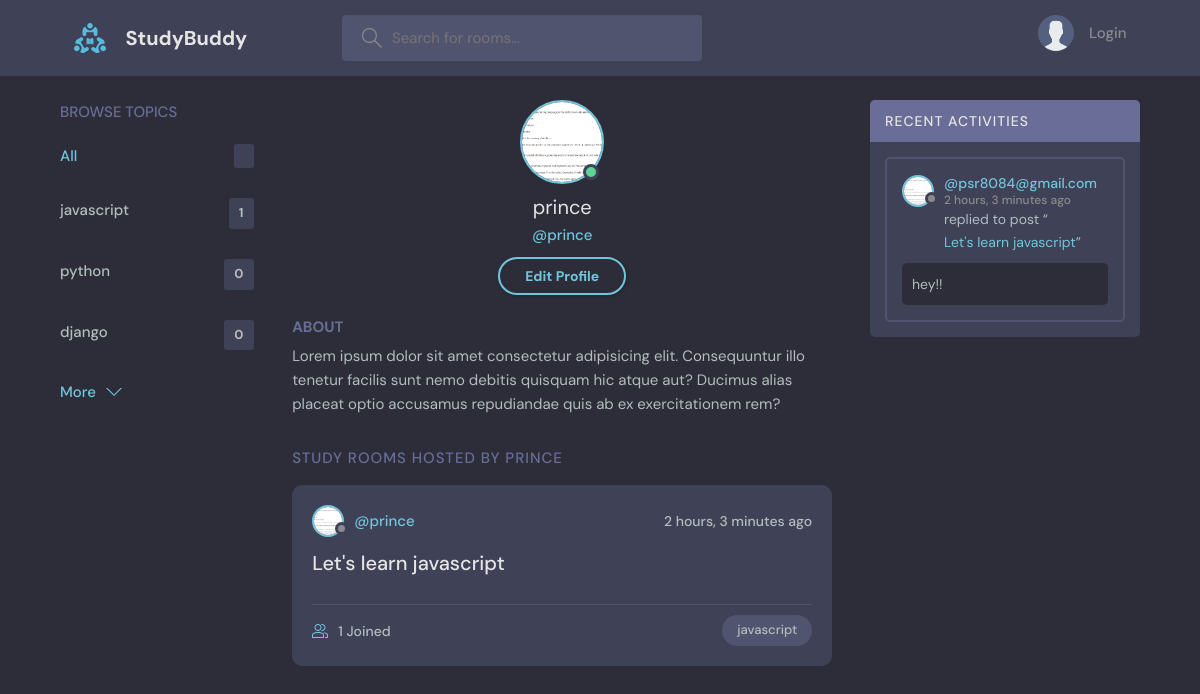
Before: /user-profile/1 with the older database file.
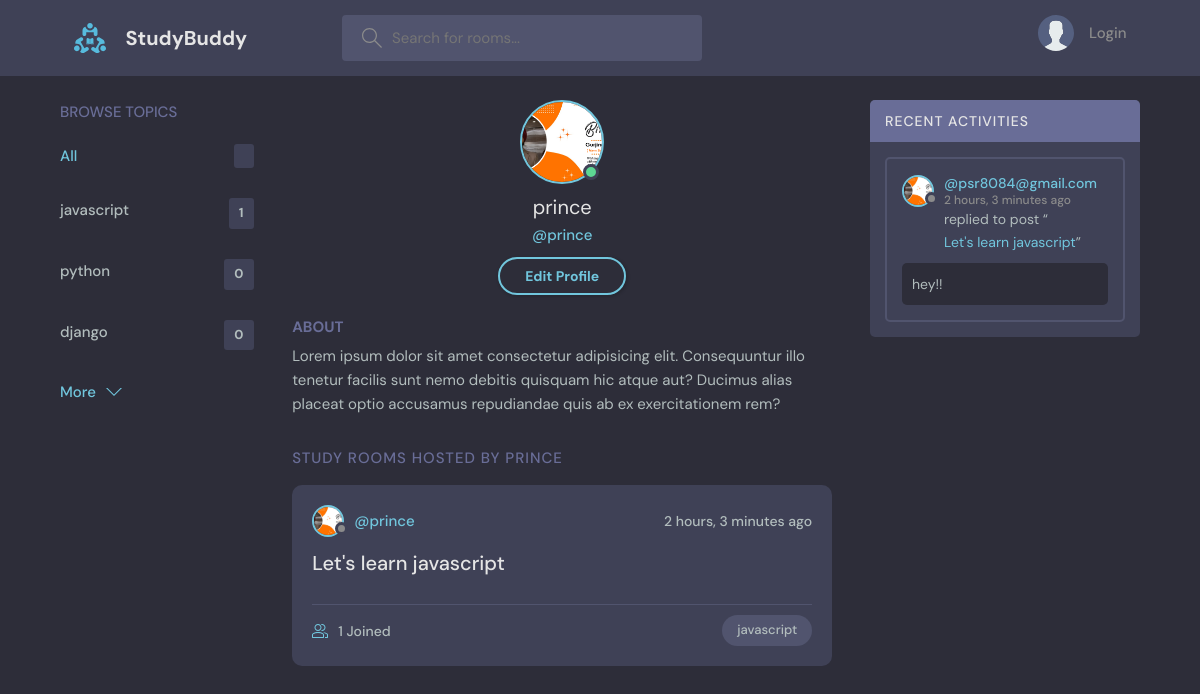
After: the same page with the newer database file.
### base/models.py (models this page shows, shortened)
class User(AbstractUser):
    name = models.CharField(max_length=200, null=True)
    email = models.EmailField(unique=True, null=True)
    bio=models.TextField(null=True)
    avatar=models.ImageField(null=True, default='avatar.svg')
    USERNAME_FIELD= 'email'
    REQUIRED_FIELDS = []

class Room(models.Model):
    host=models.ForeignKey(User, on_delete=models.SET_NULL, null=True )
    name = models.CharField(max_length=100)
    topic=models.ForeignKey(Topic, on_delete=models.CASCADE, null=True)
    participants=models.ManyToManyField(User, related_name='participants', blank=True)
    description = models.TextField(max_length=250)
    created_at = models.DateTimeField(auto_now_add=True)
    updated_at = models.DateTimeField(auto_now=True)
    class Meta:
        ordering = ['-created_at', 'updated_at']

class Message(models.Model):
    user= models.ForeignKey(User, on_delete=models.SET_NULL, null=True)
    room = models.ForeignKey(Room, on_delete=models.CASCADE, null=True)
    body=models.TextField()
    created_at = models.DateTimeField(auto_now_add=True, null=True)
    class Meta:
        ordering = ['-created_at']

class Topic(models.Model):
    name = models.CharField(max_length=100)

### base/views.py (the view)
# urls.py: path('user-profile/<str:pk>', views.userProfile, name='user-profile'),
def userProfile(request, pk):
    user = User.objects.get(id=pk)
    room= user.room_set.all()
    topic = Topic.objects.all()
    room_message = user.message_set.all()
    context={'user': user, 'rooms': room, 'topics':topic, 'room_message': room_message}
    return render(request, 'base/profile.html', context)

### base/templates/base/profile.html
{% extends 'main.html' %}
{% block content %}
  <main class="profile-page layout layout--3">
    <div class="container">
      {% include 'base/topics_component.html' %}
      <div class="roomList">
        <div class="profile">
          <div class="profile__avatar">
            <div class="avatar avatar--large active">
              <img src="{{user.avatar.url}}" />
            </div>
          </div>
          <div class="profile__info">
            <h3>{{user.username}}</h3>
            <p>@{{user.username}}</p>
            <a href="{% url 'update-profile' %}" class="btn btn--main btn--pill">Edit Profile</a>
          </div>
          <div class="profile__about">
            <h3>About</h3>
            <p>
              Lorem ipsum dolor sit amet consectetur adipisicing elit. Consequuntur illo tenetur
              facilis sunt nemo debitis quisquam hic atque aut? Ducimus alias placeat optio
              accusamus repudiandae quis ab ex exercitationem rem?
            </p>
          </div>
        </div>
        <div class="roomList__header">
          <div>
            <h2>Study Rooms Hosted by {{user.username}}</a>
            </h2>
          </div>
        </div>
        {% include 'base/feed_component.html' %}
      </div>
      {% include 'base/activity_component.html' %}
    </div>
  </main>
  {% endblock %}

### base/templates/base/feed_component.html (shortened to what this page needs)
{% for room in rooms %}
<div class="roomListRoom">
    <div class="roomListRoom__header">
      <a href="{% url 'user-profile' room.host.id %}" class="roomListRoom__author">
        <div class="avatar avatar--small">
          <img src="{{room.host.avatar.url}}" />
        </div>
        <span>@{{room.host.username}}</span>
      </a>
      <div class="roomListRoom__actions">
        <span>{{room.created_at | timesince}} ago</span>
      </div>
    </div>
    <div class="roomListRoom__content">
      <a href="{% url 'room' room.id %}">{{room.name}}</a>
    </div>
    <div class="roomListRoom__meta">
      <a href="room.html" class="roomListRoom__joined">
        {{room.participants.all.count}} Joined
      </a>
      <p class="roomListRoom__topic">{{room.topic.name}}</p>
    </div>
  </div>
  {% endfor %}

### base/templates/base/activity_component.html (shortened to what this page needs)
<div class="activities">
    <div class="activities__header">
      <h2>Recent Activities</h2>
    </div>
    {% for message in room_message %}
    <div class="activities__box">
      <div class="activities__boxHeader roomListRoom__header">
        <a href="{% url 'user-profile' message.user.id %}" class="roomListRoom__author">
          <div class="avatar avatar--small">
            <img src="{{message.user.avatar.url}}" alt=""/>
          </div>
          <p>
            @{{message.user}}
            <span>{{message.created_at | timesince}} ago</span>
          </p>
        </a>
      </div>
      <div class="activities__boxContent">
        <p>replied to post “<a href="{% url 'room' message.room.id %}">{{message.room.name}}</a>”</p>
        <div class="activities__boxRoomContent">
          {{message.body}}
        </div>
      </div>
    </div>
    {% endfor %}
  </div>

Changed rows visible on the page:
changed User "prince": avatar: a different picture
changed through a linked row, Room "Let's learn javascript": host.avatar: a different picture
changed through a linked row, Message "hey!!": user.avatar: a different picture
